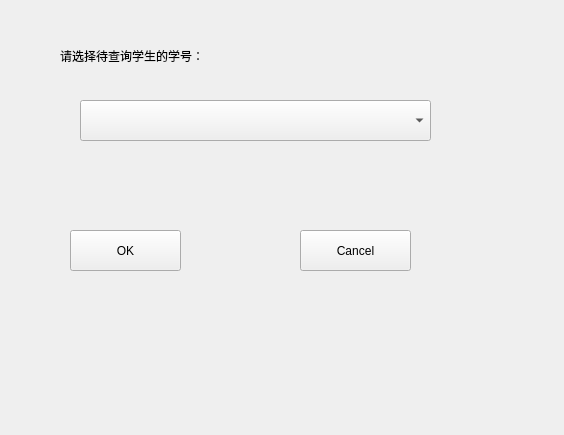
<?xml version="1.0" encoding="UTF-8"?>
<ui version="4.0">
 <class>SearchStudentDialog</class>
 <widget class="QWidget" name="SearchStudentDialog">
  <property name="geometry">
   <rect>
    <x>0</x>
    <y>0</y>
    <width>564</width>
    <height>435</height>
   </rect>
  </property>
  <property name="windowTitle">
   <string>Form</string>
  </property>
  <widget class="QLabel" name="label">
   <property name="geometry">
    <rect>
     <x>60</x>
     <y>40</y>
     <width>271</width>
     <height>31</height>
    </rect>
   </property>
   <property name="text">
    <string>请选择待查询学生的学号：</string>
   </property>
  </widget>
  <widget class="QPushButton" name="pushButton">
   <property name="geometry">
    <rect>
     <x>70</x>
     <y>230</y>
     <width>111</width>
     <height>41</height>
    </rect>
   </property>
   <property name="text">
    <string>OK</string>
   </property>
  </widget>
  <widget class="QPushButton" name="pushButton_2">
   <property name="geometry">
    <rect>
     <x>300</x>
     <y>230</y>
     <width>111</width>
     <height>41</height>
    </rect>
   </property>
   <property name="text">
    <string>Cancel</string>
   </property>
  </widget>
  <widget class="QComboBox" name="comboBox">
   <property name="geometry">
    <rect>
     <x>80</x>
     <y>100</y>
     <width>351</width>
     <height>41</height>
    </rect>
   </property>
  </widget>
 </widget>
 <resources/>
 <connections/>
</ui>
